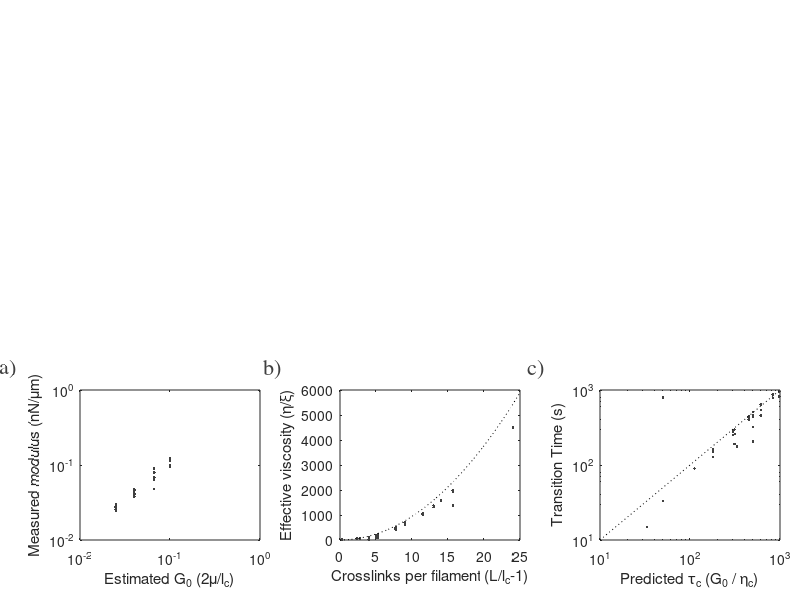

Recreate this plot in MATLAB.
orig_bp=pwd
bp = '../../../data/';
cd(bp);

%% load premeasured data
load('extend_meas2')
h2=figure;

%% subplot for estimated elastic modulus
subplot('Position',[0.1,0.1,0.225,0.25]);
for ind=1:size(allt,1)
    
    r = allp(ind,10)*10;
    tr = 1/r;
    L = allp(ind,2);
    lc = allp(ind,5);
    mu = abs(allp(ind,3));
    xi = allp(ind,6)/10;
    ups = allp(ind,7);
    
    sig = abs(allp(ind,11));
    
    G_pred = 2*mu/lc;
    
    t = allt(ind,:);
    tstop = find(t==0,1);
    if(length(tstop)>0)
        tstop = tstop(1)-1;
    else
        tstop = length(t);
    end
    
    myt = t(1:tstop)/10;
    myg = allg(ind,1:tstop)*10;
    sl2 = cumtrapz(myt,myg,2);
    sl = diff(log(sl2),1,2)./diff(log(myt),1,2);

    cutoff = find(sl==min(sl),1);
    term = cutoff+find(sl2(cutoff:end)>0.15,1);
    if(isempty(term))
        term = length(sl);
    end
    spt = cutoff+find(sl(cutoff:term-1)>0.25,1);
    spt
    if(~isempty(spt)&&allp(ind,6)==1)
        G = abs(allp(ind,11))./sl2(spt);
        plot(G_pred,G,'.','Color',[0.25 0.25 0.25])
        hold on
        
    end
    
end
xlabel('Estimated G_0 (2\mu/l_c)')
ylabel('Measured modulus (nN/\mum)')
loglog([0 0.15],[0 0.15],'k:')

%% subplot for effective viscosity scaling

subplot('Position',[0.425,0.1,0.225,0.25]);
for ind=1:size(allt,1)

    t = allt(ind,:)/10;

    L = allp(ind,2)
    lc = allp(ind,5)
    mu = abs(allp(ind,3))
    xi = allp(ind,6)/10

    tstop = find(t==0,1);
    if(length(tstop)>0)
        tstop = tstop(1)-1;
    else
        tstop = length(t);
    end

    myt = t(1:tstop);
    myg = allg(ind,1:tstop);
    sl2 = cumtrapz(myt,myg,2);
    sl = diff(log(sl2),1,2)./diff(log(myt),1,2);

    cutoff = find(sl==min(sl),1);
    term = cutoff+find(sl2(cutoff:end)>0.15,1);
    if(isempty(term))
        term = length(sl);
    end
    spt = cutoff+find(sl(cutoff:term-1)>0.75,1);
    if(~isempty(spt))
        eta = abs(allp(ind,11))./mean(allg(ind,spt:end),2);
        plot(L/lc-1,eta/xi,'.','Color',[0.25 0.25 0.25])
        hold on

    end

end
xlabel('Crosslinks per filament (L/l_c-1)')
ylabel('Effective viscosity (\eta/\xi)')
plot(linspace(0,25,20),3*pi*linspace(0,25,20).^2,'k:')










subplot('Position',[0.75,0.1,0.225,0.25]);
for ind=1:size(allt,1)

    t = allt(ind,:)/10;

    L = allp(ind,2)
    lc = allp(ind,5)
    mu = abs(allp(ind,3))
    xi = allp(ind,6)/10

    tstop = find(t==0,1);
    if(length(tstop)>0)
        tstop = tstop(1)-1;
    else
        tstop = length(t);
    end

    myt = t(1:tstop);
    myg = allg(ind,1:tstop);
    sl2 = cumtrapz(myt,myg,2);
    sl = diff(log(sl2),1,2)./diff(log(myt),1,2);

    cutoff = find(sl==min(sl),1);
    term = cutoff+find(sl2(cutoff:end)>0.15,1);
    if(isempty(term))
        term = length(sl);
    end
    spt = cutoff+find(sl(cutoff:term-1)>0.75,1);
    if(~isempty(spt))
        tau=myt(cutoff+find(sl(cutoff:term-1)>0.8,1));
        if(~isempty(tau)&&tau<t(end))
            loglog(L^2/lc/mu.*xi,tau,'.','Color',[0.25 0.25 0.25])
            hold on
        end
    end

end
loglog([10 1000],[10 1000],'k:')
xlim([10 1000])
ylim([10 1000])
xlabel('Predicted \tau_c (G_0 / \eta_c)')
ylabel('Transition Time (s)')








annotation('textbox', [0.00 0.37 0.05 0.05],'String','a)','LineStyle','none','FontSize',16,'FontName','Times','Color',[0.25 0.25 0.25])
annotation('textbox', [0.33 0.37 0.05 0.05],'String','b)','LineStyle','none','FontSize',16,'FontName','Times','Color',[0.25 0.25 0.25])
annotation('textbox', [0.66 0.37 0.05 0.05],'String','c)','LineStyle','none','FontSize',16,'FontName','Times','Color',[0.25 0.25 0.25])

cd('../figures')
print('-depsc','-r0','figure3.eps');
cd(orig_bp)